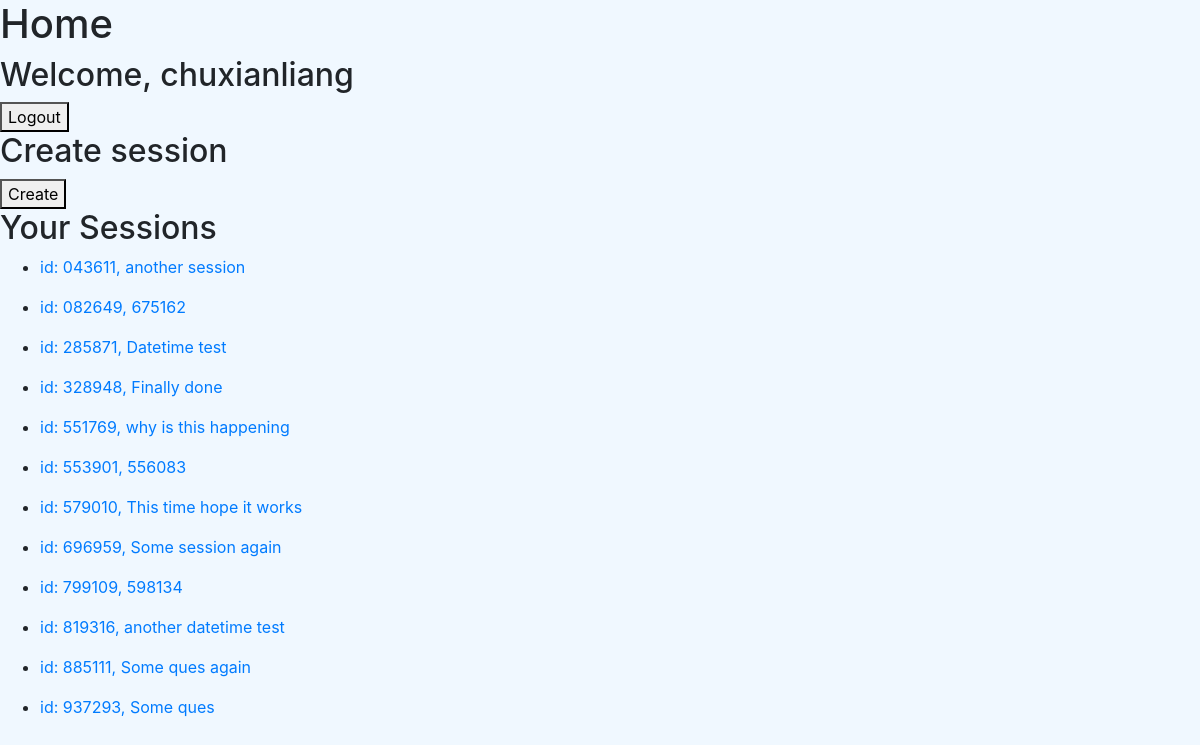
The app's page / (signed in), older data.
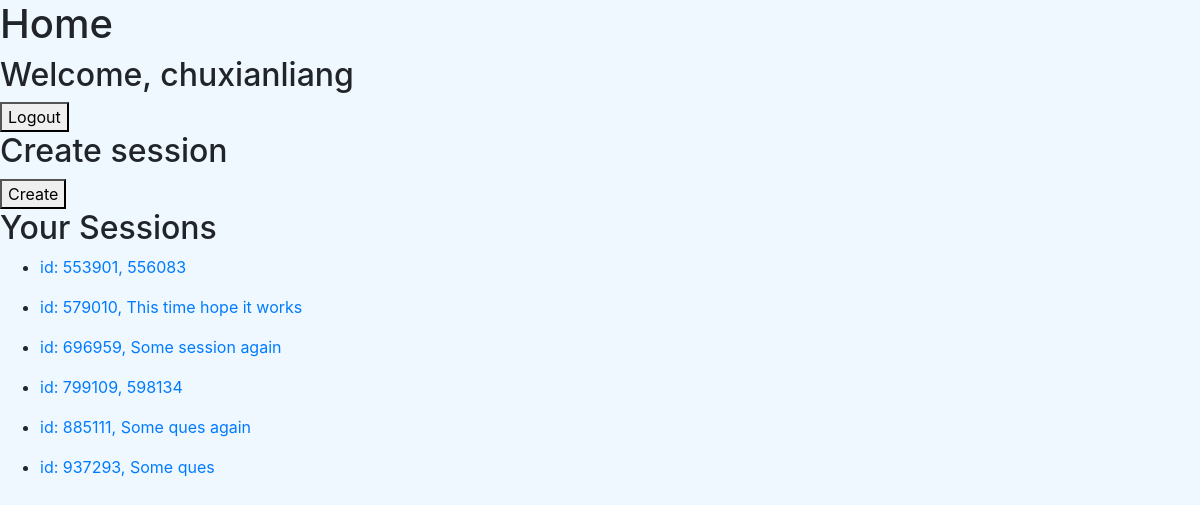
The same page, newer data.
### surveysite/models.py (models this page shows, shortened)
class Survey(models.Model):
    unique_id = models.CharField(max_length=6, null=True)
    user = models.ForeignKey(User, on_delete=models.CASCADE, null=True)
    survey_question = models.TextField(null=True)
    created_at = models.DateTimeField(auto_now_add=True, null=True)
    expiry_date = models.DateTimeField(null=True)
    class Meta:
        ordering = ('unique_id',)

### surveysite/views.py (the view)
# urls.py: path('', views.index, name="index"),
def index(request):
    if not request.user.is_authenticated:
        return HttpResponseRedirect(reverse("login"))
    session_id = create_number(request.user)
    surveys = models.Survey.objects.filter(user=request.user)
    return render(request, "surveysite/index.html", {
        "name":request.user.username,
        "surveys": surveys,
        "session_id": session_id
    })

### surveysite/views.py (called while the page is built)
def create_number(user):
    numbers = [0,1,2,3,4,5,6,7,8,9]
    session_id = "No ID"
    survey_objects = models.Survey.objects.filter(user=user)
    number_of_surveys = len(survey_objects)
    number_found = False
    while number_found == False:
        if len(survey_objects) >= 999999:
            session_id = "memory exceeded"
            print("memory exceeded")
            break
        session_id = ""
        for i in range(6):
            session_id += str(random.choice(numbers))
        count = 0
        if number_of_surveys == 0:
            return session_id
        for survey in survey_objects:
            count += 1
            if survey.unique_id == session_id:
                count = 0
                break
        if count == number_of_surveys:
            number_found = True
    return session_id

### surveysite/templates/surveysite/index.html (shortened to what this page needs)
{% extends "surveysite/layout.html" %}
{% block body %}
<h1>Home</h1>
<h2>Welcome, {{name}}</h2>
<form action="{% url 'logout'%}">
    <button>Logout</button>
</form>
<h2>Create session</h2>
<form action="{% url 'create' session_id%}">
    <button>Create</button>
</form>
<h2>Your Sessions</h2>
{% for survey in surveys %}
    <ul>
        {% if survey.unique_id %}
        <li><a href="{% url 'analytics' survey.unique_id %}">id: {{survey.unique_id}}, {{survey.survey_question}}</a></li>
        {% endif %}
    </ul>
{% endfor %}
{% endblock %}

### surveysite/templates/surveysite/layout.html (shortened to what this page needs)
<!DOCTYPE html>
<html>
<head>
    <link rel="stylesheet" href="https://cdn.jsdelivr.net/npm/bootstrap@4.3.1/dist/css/bootstrap.min.css">
    {% load static %}
    <link rel="stylesheet" href="{% static 'css/style.css' %}">
</head>
<body>
    {% block body %}
    {% endblock %}
</body>
</html>

### surveysite/static/css/style.css (style rules this page uses)
body { background-color: aliceblue }

Row changes from the older to the newer data that the page shows:
removed Survey: unique_id "043611", survey_question "another session"
removed Survey: unique_id "082649", survey_question "675162"
removed Survey: unique_id "285871", survey_question "Datetime test"
removed Survey: unique_id "328948", survey_question "Finally done"
removed Survey: unique_id "551769", survey_question "why is this happening"
removed Survey: unique_id "819316", survey_question "another datetime test"
